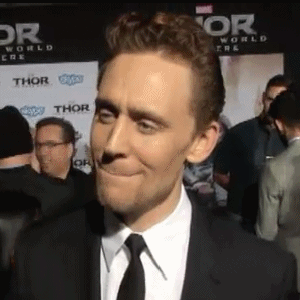
%> input picture GIF_Slicer/GFI/1385605070506.gif, 300 x 300 px; its folder holds 4 pictures in this run
$ octave main.m   (GNU Octave 9; MATLAB toolbox functions it lacks are replaced by stand-ins)
%> lines starting %> are read from the running program, lines starting %| are printed output that depends on the picture
### GIF_Slicer/Gif_Slicer.m
function [] = Gif_Slicer(filename,foldername)
%> called with filename = 'GFI/1385605070506.gif', foldername = '1385605070506.gif'
%GIF_SLICER Slice GIF video into several frames
%   Detailed explanation goes here

info = imfinfo(filename);%?????????????
W = info.Width;
H = info.Height;
W = W(1);
H = H(1);
len = length(info);
mkdir(foldername);
% [5 lines of commented-out code are left out]
for i = 1 : len
    str=sprintf('photo%d.jpg',i);
    str=[foldername,'/',str];
    [Ii, map] = imread(filename, 'frames', i);
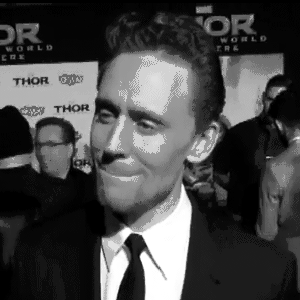
%> Ii: size 300x300 uint8; min 0, max 255, mean 72.1
%> map = 256 rows, first 12: [0.0392 0.0353 0.0314; 0.0471 0.0549 0.0627; 0.051 0.0627 0.051; 0.051 0.0667 0.0706; 0.0667 0.051 0.0431; 0.0706 0.0549 0.0627; 0.0784 0.0667 0.051; 0.0941 0.0902 0.0824; 0.051 0.102 0.133; 0.11 0.114 0.125; 0.118 0.125 0.114; 0.114 0.133 0.133]
    imwrite(Ii,map,str,'jpg');
%     F(:, i) = im2frame(Ii, map);
end
% movie(F, 20);
% close;


end

### GIF_Slicer/main.m


% mydir=uigetdir('./','??????');
mydir='GFI';
if mydir(end)~='/'
 mydir=[mydir,'/'];
end
DIRS=dir([mydir,'*.gif']);  %???

n=length(DIRS);
for i=1:n
 if ~DIRS(i).isdir
%   DIRS(i).name  %%%%%%%?????????????????
  Gif_Slicer([mydir,DIRS(i).name],DIRS(i).name);
 end
end
%> pass 2 of the loop `for i=1:n`:
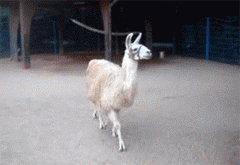
%> input picture GIF_Slicer/GFI/1385605227801.gif, 240 x 165 px
%> in Gif_Slicer (call 2), `[Ii, map] = imread(filename, 'frames', i);`:
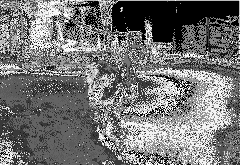
%> Ii: size 165x240 uint8; min 0, max 253, mean 116
%> map = 256 rows, first 12: [0.0353 0.0353 0.0588; 0.365 0.514 0.557; 0.631 0.522 0.396; 0.0549 0.227 0.431; 0.667 0.667 0.69; 0.396 0.227 0.125; 0.106 0.212 0.235; 0.267 0.525 0.761; 0.808 0.737 0.718; 0.384 0.396 0.455; 0.369 0.729 0.984; 0.267 0.224 0.18]
%> pass 3 of the loop `for i=1:n`:
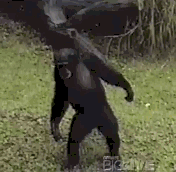
%> input picture GIF_Slicer/GFI/1385606369127.gif, 176 x 172 px
%> in Gif_Slicer (call 3), `[Ii, map] = imread(filename, 'frames', i);`:
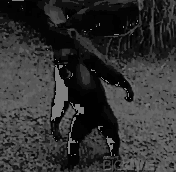
%> Ii: size 172x176 uint8; min 1, max 127, mean 49.5
%> map = 128 rows, first 12: [0 0 0; 0.11 0.102 0.129; 0.114 0.129 0.0471; 0.118 0.129 0.129; 0.133 0.102 0.102; 0.145 0.11 0.129; 0.149 0.153 0.0353; 0.153 0.145 0.098; 0.173 0.2 0.0353; 0.18 0.196 0.0941; 0.188 0.176 0.0431; 0.196 0.169 0.102]
%> the loop made 4 passes; the first 3 are shown
